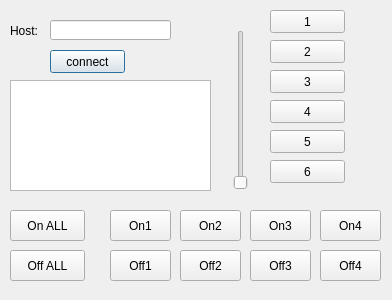
<?xml version="1.0" encoding="UTF-8"?>
<ui version="4.0">
 <class>Dialog</class>
 <widget class="QDialog" name="Dialog">
  <property name="geometry">
   <rect>
    <x>0</x>
    <y>0</y>
    <width>392</width>
    <height>300</height>
   </rect>
  </property>
  <property name="windowTitle">
   <string>Dialog</string>
  </property>
  <widget class="QPushButton" name="pushButtonConnect">
   <property name="geometry">
    <rect>
     <x>50</x>
     <y>50</y>
     <width>75</width>
     <height>23</height>
    </rect>
   </property>
   <property name="text">
    <string>connect</string>
   </property>
  </widget>
  <widget class="QSlider" name="verticalSlider">
   <property name="geometry">
    <rect>
     <x>230</x>
     <y>30</y>
     <width>22</width>
     <height>160</height>
    </rect>
   </property>
   <property name="orientation">
    <enum>Qt::Vertical</enum>
   </property>
  </widget>
  <widget class="QLineEdit" name="lineEditHost">
   <property name="geometry">
    <rect>
     <x>50</x>
     <y>20</y>
     <width>121</width>
     <height>20</height>
    </rect>
   </property>
  </widget>
  <widget class="QLabel" name="label">
   <property name="geometry">
    <rect>
     <x>10</x>
     <y>20</y>
     <width>41</width>
     <height>21</height>
    </rect>
   </property>
   <property name="text">
    <string>Host:</string>
   </property>
  </widget>
  <widget class="QPlainTextEdit" name="plainTextEditStatus">
   <property name="geometry">
    <rect>
     <x>10</x>
     <y>80</y>
     <width>201</width>
     <height>111</height>
    </rect>
   </property>
   <property name="readOnly">
    <bool>true</bool>
   </property>
  </widget>
  <widget class="QPushButton" name="pushButton">
   <property name="geometry">
    <rect>
     <x>270</x>
     <y>10</y>
     <width>75</width>
     <height>23</height>
    </rect>
   </property>
   <property name="text">
    <string>1</string>
   </property>
  </widget>
  <widget class="QPushButton" name="pushButton_2">
   <property name="geometry">
    <rect>
     <x>270</x>
     <y>40</y>
     <width>75</width>
     <height>23</height>
    </rect>
   </property>
   <property name="text">
    <string>2</string>
   </property>
  </widget>
  <widget class="QPushButton" name="pushButton_3">
   <property name="geometry">
    <rect>
     <x>270</x>
     <y>70</y>
     <width>75</width>
     <height>23</height>
    </rect>
   </property>
   <property name="text">
    <string>3</string>
   </property>
  </widget>
  <widget class="QPushButton" name="pushButton_4">
   <property name="geometry">
    <rect>
     <x>270</x>
     <y>100</y>
     <width>75</width>
     <height>23</height>
    </rect>
   </property>
   <property name="text">
    <string>4</string>
   </property>
  </widget>
  <widget class="QPushButton" name="pushButton_5">
   <property name="geometry">
    <rect>
     <x>270</x>
     <y>130</y>
     <width>75</width>
     <height>23</height>
    </rect>
   </property>
   <property name="text">
    <string>5</string>
   </property>
  </widget>
  <widget class="QPushButton" name="pushButton_6">
   <property name="geometry">
    <rect>
     <x>270</x>
     <y>160</y>
     <width>75</width>
     <height>23</height>
    </rect>
   </property>
   <property name="text">
    <string>6</string>
   </property>
  </widget>
  <widget class="QPushButton" name="pushButtonPonOn1">
   <property name="geometry">
    <rect>
     <x>110</x>
     <y>210</y>
     <width>61</width>
     <height>31</height>
    </rect>
   </property>
   <property name="text">
    <string>On1</string>
   </property>
  </widget>
  <widget class="QPushButton" name="pushButtonPonOff1">
   <property name="geometry">
    <rect>
     <x>110</x>
     <y>250</y>
     <width>61</width>
     <height>31</height>
    </rect>
   </property>
   <property name="text">
    <string>Off1</string>
   </property>
  </widget>
  <widget class="QPushButton" name="pushButtonPonOnAll">
   <property name="geometry">
    <rect>
     <x>10</x>
     <y>210</y>
     <width>75</width>
     <height>31</height>
    </rect>
   </property>
   <property name="text">
    <string>On ALL</string>
   </property>
  </widget>
  <widget class="QPushButton" name="pushButtonPonOffAll">
   <property name="geometry">
    <rect>
     <x>10</x>
     <y>250</y>
     <width>75</width>
     <height>31</height>
    </rect>
   </property>
   <property name="text">
    <string>Off ALL</string>
   </property>
  </widget>
  <widget class="QPushButton" name="pushButtonOn2">
   <property name="geometry">
    <rect>
     <x>180</x>
     <y>210</y>
     <width>61</width>
     <height>31</height>
    </rect>
   </property>
   <property name="text">
    <string>On2</string>
   </property>
  </widget>
  <widget class="QPushButton" name="pushButtonOff2">
   <property name="geometry">
    <rect>
     <x>180</x>
     <y>250</y>
     <width>61</width>
     <height>31</height>
    </rect>
   </property>
   <property name="text">
    <string>Off2</string>
   </property>
  </widget>
  <widget class="QPushButton" name="pushButtonOn3">
   <property name="geometry">
    <rect>
     <x>250</x>
     <y>210</y>
     <width>61</width>
     <height>31</height>
    </rect>
   </property>
   <property name="text">
    <string>On3</string>
   </property>
  </widget>
  <widget class="QPushButton" name="pushButtonOff3">
   <property name="geometry">
    <rect>
     <x>250</x>
     <y>250</y>
     <width>61</width>
     <height>31</height>
    </rect>
   </property>
   <property name="text">
    <string>Off3</string>
   </property>
  </widget>
  <widget class="QPushButton" name="pushButtonOn4">
   <property name="geometry">
    <rect>
     <x>320</x>
     <y>210</y>
     <width>61</width>
     <height>31</height>
    </rect>
   </property>
   <property name="text">
    <string>On4</string>
   </property>
  </widget>
  <widget class="QPushButton" name="pushButtonOff4">
   <property name="geometry">
    <rect>
     <x>320</x>
     <y>250</y>
     <width>61</width>
     <height>31</height>
    </rect>
   </property>
   <property name="text">
    <string>Off4</string>
   </property>
  </widget>
 </widget>
 <layoutdefault spacing="6" margin="11"/>
 <resources/>
 <connections/>
</ui>
